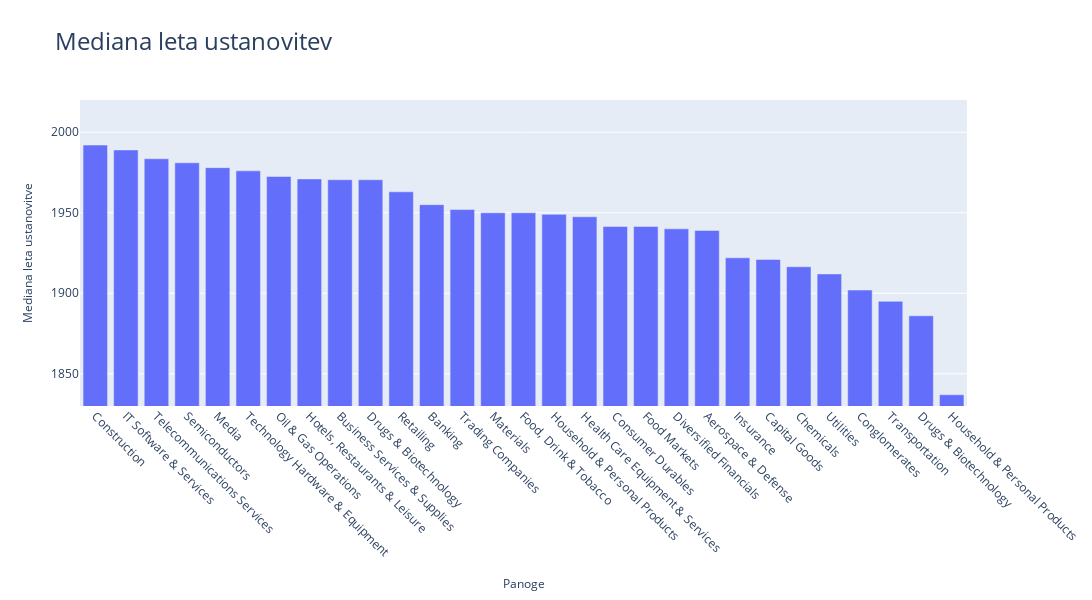

Notebook source saved alongside this figure:
### Markdown cell above
Še zadnja tema v načrtu korelacija podatkov z letom_ustanovitve. Najbolj očitna sta primerjavi glede na panoge in celine ki dajeta pričakovane rezultate.

### Code cell
podjetja_po_panogi=podjetja_po_panogi.sort_values('leto_ustanovitve_median', ascending=False)

graf8 = go.Figure(data=[
    go.Bar(name='leto_ustanovitve', x=podjetja_po_panogi.index, y=podjetja_po_panogi.leto_ustanovitve_median),
])
graf8.update_layout(
    title = "Mediana leta ustanovitev",
    title_font = {'size': 24},
    width = 1200,
    height = 600,
)
graf8.update_xaxes(
        tickangle = 45,
        title_text = "Panoge",
        title_font = {"size": 12},
        title_standoff = 20)
graf8.update_yaxes(
    title_text = "Mediana leta ustanovitve",
    title_font = {"size" : 12},
    range = [1830,2020]
)


graf8.show()

### Figure 1 — Plotly figure (JSON) as saved in the notebook; plotly's stock layout.template omitted (floating-point values rounded to 4 significant figures)
{"data": [{"name": "leto_ustanovitve", "type": "bar", "x": ["Construction", "IT Software & Services", "Telecommunications Services", "Semiconductors", "Media", "Technology Hardware & Equipment", "Oil & Gas Operations", "Hotels, Restaurants & Leisure", "Business Services & Supplies", "Drugs & Biotechnology", "Retailing", "Banking", "Trading Companies", "Materials", "Food, Drink & Tobacco", "Household & Personal Products", "Health Care Equipment & Services", "Consumer Durables", "Food Markets", "Diversified Financials", "Aerospace & Defense", "Insurance", "Capital Goods", "Chemicals", "Utilities", "Conglomerates", "Transportation", "Drugs &amp; Biotechnology", "Household &amp; Personal Products"], "y": [1992, 1989, 1984.0, 1981, 1978, 1976, 1972.0, 1971, 1970.0, 1970.0, 1963, 1955, 1952, 1950, 1950, 1949, 1948.0, 1942.0, 1942.0, 1940, 1939, 1922, 1921, 1916.0, 1912, 1902, 1895, 1886, 1837]}], "layout": {"height": 600, "title": {"font": {"size": 24}, "text": "Mediana leta ustanovitev"}, "width": 1200, "xaxis": {"tickangle": 45, "title": {"font": {"size": 12}, "standoff": 20, "text": "Panoge"}}, "yaxis": {"range": [1830, 2020], "title": {"font": {"size": 12}, "text": "Mediana leta ustanovitve"}}}}
